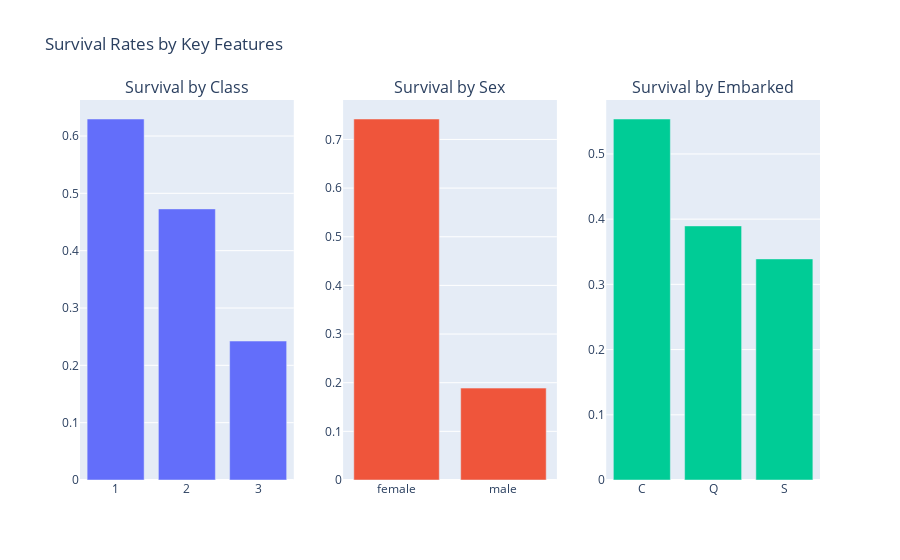

The notebook cell saved with this chart:
### Code cell
fig4 = make_subplots(
    rows=1, cols=3,
    subplot_titles=('Survival by Class', 'Survival by Sex', 'Survival by Embarked'),
    specs=[[{"type": "bar"}, {"type": "bar"}, {"type": "bar"}]]
)

pclass_rate = df_clean.groupby('Pclass')['Survived'].mean()
sex_rate = df_clean.groupby('Sex')['Survived'].mean()
emb_rate = df_clean.groupby('Embarked')['Survived'].mean()

fig4.add_trace(go.Bar(x=pclass_rate.index, y=pclass_rate.values, name='Pclass'), 1, 1)
fig4.add_trace(go.Bar(x=sex_rate.index, y=sex_rate.values, name='Sex'), 1, 2)
fig4.add_trace(go.Bar(x=emb_rate.index, y=emb_rate.values, name='Embarked'), 1, 3)

fig4.update_layout(title_text="Survival Rates by Key Features", showlegend=False)
fig4.show()

### Figure 1 — Plotly figure (JSON) as saved in the notebook; plotly's stock layout.template omitted (floating-point values rounded to 4 significant figures)
{"data": [{"name": "Pclass", "type": "bar", "x": [1, 2, 3], "xaxis": "x", "y": [0.6296, 0.4728, 0.2424], "yaxis": "y"}, {"name": "Sex", "type": "bar", "x": ["female", "male"], "xaxis": "x2", "y": [0.742, 0.1889], "yaxis": "y2"}, {"name": "Embarked", "type": "bar", "x": ["C", "Q", "S"], "xaxis": "x3", "y": [0.5536, 0.3896, 0.339], "yaxis": "y3"}], "layout": {"annotations": [{"font": {"size": 16}, "showarrow": false, "text": "Survival by Class", "x": 0.1444, "xanchor": "center", "xref": "paper", "y": 1, "yanchor": "bottom", "yref": "paper"}, {"font": {"size": 16}, "showarrow": false, "text": "Survival by Sex", "x": 0.5, "xanchor": "center", "xref": "paper", "y": 1, "yanchor": "bottom", "yref": "paper"}, {"font": {"size": 16}, "showarrow": false, "text": "Survival by Embarked", "x": 0.8556, "xanchor": "center", "xref": "paper", "y": 1, "yanchor": "bottom", "yref": "paper"}], "showlegend": false, "title": {"text": "Survival Rates by Key Features"}, "xaxis": {"anchor": "y", "domain": [0, 0.2889]}, "xaxis2": {"anchor": "y2", "domain": [0.3556, 0.6444]}, "xaxis3": {"anchor": "y3", "domain": [0.7111, 1]}, "yaxis": {"anchor": "x", "domain": [0, 1]}, "yaxis2": {"anchor": "x2", "domain": [0, 1]}, "yaxis3": {"anchor": "x3", "domain": [0, 1]}}}
